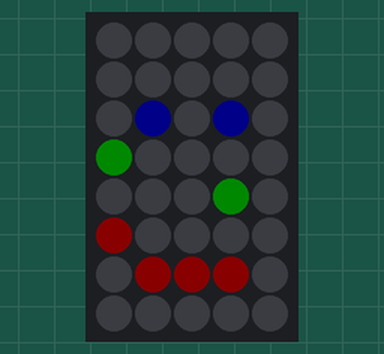
Simulated run of this sketch. Board: Arduino Uno, built with avr-gcc and run on an emulated ATmega328P. On the bench: 5×8 RGB LED matrix (first LED top left, wired row by row). Dim RGB values are drawn brighter than linear; the local clock reads 2024-03-15 10:24:30 at power-on unless the sketch sets it; what the sketch prints to the serial monitor is not drawn.

Above: at 0.1 s.
At 4.1 s:
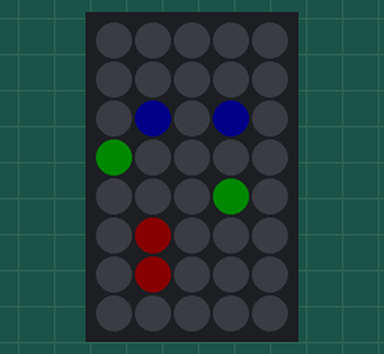
At 9.1 s:
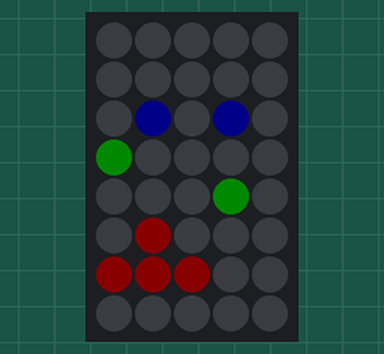
At 11.1 s:
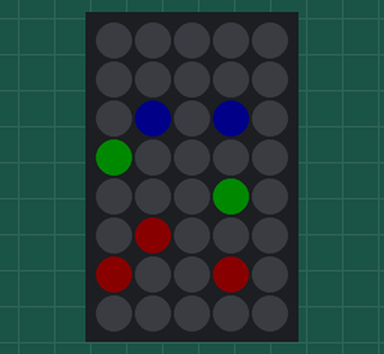
At 14.1 s:
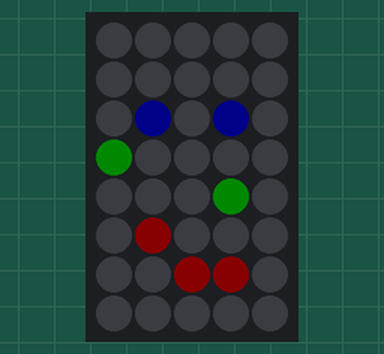
At 19.1 s:
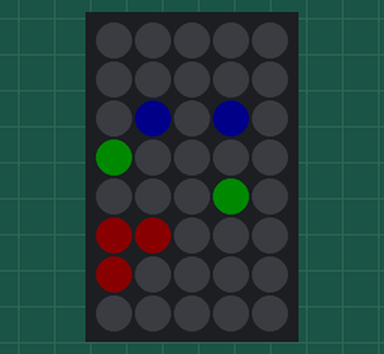

Measured:
- what the display in image 2 shows lasts 1.0 s, from 9.0 s to 10.0 s

The sketch:

binaryClock.ino
```cpp
#include <Adafruit_GFX.h>
#include <Adafruit_NeoMatrix.h>
#include <Adafruit_NeoPixel.h>
#include <DS3231.h>
#include <Wire.h>
#define PIN 6

// Tools > Manage Libaries
//Please make sure you have all the above libaries installed (Adafruit circuit playground, DS3231 by Andrew Wickert, DS1307RTC by Paul Stoffregen, and Time by Paul Stoffregen)
// This is the source code for the binary clock

RTClib myRTC;

Adafruit_NeoMatrix matrix = Adafruit_NeoMatrix(5, 8, PIN,
  NEO_MATRIX_TOP     + NEO_MATRIX_RIGHT +
  NEO_MATRIX_COLUMNS + NEO_MATRIX_PROGRESSIVE,
  NEO_GRB            + NEO_KHZ800);

bool century = false;
bool h12Flag;
bool pmFlag;
byte alarmDay, alarmHour, alarmMinute, alarmSecond, alarmBits;
bool alarmDy, alarmH12Flag, alarmPmFlag;

const uint16_t colors[] = {
  matrix.Color(255, 0, 0), matrix.Color(0, 255, 0), matrix.Color(0, 0, 255) };

void setup() {
  Wire.begin();
  matrix.begin();
  matrix.setTextWrap(false);
  // 40
  matrix.setBrightness(10);
  matrix.setTextColor(colors[0]);
  matrix.show();
  Serial.begin(9600);
}

void loop() {
  DateTime now = myRTC.now();
  // put your main code here, to run repeatedly:
  matrix.fillScreen(0);
  Serial.print(now.hour());
  Serial.print("\n");
  setHours(now.hour());
  setMinutes(now.minute());
  setSeconds(now.second());
  matrix.show();
}

void setPixel(int row, int col, int r, int g, int b) {
  // zero based indexing in both column and row
  int pixelValue = row * 8 + col;
  matrix.setPixelColor(pixelValue, r, g, b);
}

void setSeconds(int n) {
  long bin = 0;
  long rem;
  long i = 1;

  while (n!=0) {
    rem = n % 2;
    n/=2;
    bin+=rem*i;
    i*=10;
  }
  if (bin % 10 == 1) {
    setPixel(4, 6, 255, 0, 0);
  }
  bin = bin / 10;
  if (bin % 10 == 1) {
    setPixel(3, 6, 255, 0, 0);
  }
  bin = bin / 10;
  if (bin % 10 == 1) {
    setPixel(2, 6, 255, 0, 0);
  }
  bin = bin / 10;
  if (bin % 10 == 1) {
    setPixel(1, 6, 255, 0, 0);
  }
  bin = bin / 10;
  if (bin % 10 == 1) {
    setPixel(4, 5, 255, 0, 0);
  }
  bin = bin / 10;
  if (bin % 10 == 1) {
    setPixel(3, 5, 255, 0, 0);
  }
}

void setMinutes(int n) {
  long bin = 0;
  long rem;
  long i = 1;

  while (n!=0) {
    rem = n % 2;
    n /= 2;
    bin += rem * i;
    i *= 10;
  }
  if (bin % 10 == 1) {
    setPixel(4, 4, 0, 255, 0);
  }
  bin = bin / 10;
  if (bin % 10 == 1) {
    setPixel(3, 4, 0, 255, 0);
  }
  bin = bin / 10;
  if (bin % 10 == 1) {
    setPixel(2, 4, 0, 255, 0);
  }
  bin = bin / 10;
  if (bin % 10 == 1) {
    setPixel(1, 4, 0, 255, 0);
  }
  bin = bin / 10;

  if (bin % 10 == 1) {
    setPixel(4, 3, 0, 255, 0);
  }
  bin = bin / 10;
  if (bin % 10 == 1) {
    setPixel(3, 3, 0, 255, 0);
  }
}

void setHours(int n) {
  long bin = 0;
  long rem;
  long i = 1;

  while (n!=0) {
    rem = n % 2;
    n /= 2;
    bin += rem * i;
    i *= 10;
  }

  if (bin % 10 == 1) {
    setPixel(4, 2, 0, 0, 255);
  }
  bin = bin / 10;
  if (bin % 10 == 1) {
    setPixel(3, 2, 0, 0, 255);
  }
  bin = bin / 10;
  if (bin % 10 == 1) {
    setPixel(2, 2, 0, 0, 255);
  }
  bin = bin / 10;
  if (bin % 10 == 1) {
    setPixel(1, 2, 0, 0, 255);
  }
  bin = bin / 10;
  if (bin % 10 == 1) {
    setPixel(4, 1, 0, 0, 255);
  }
  bin = bin / 10;
  if (bin % 10 == 1) {
    setPixel(3, 1, 0, 0, 255);
  }
}
```
